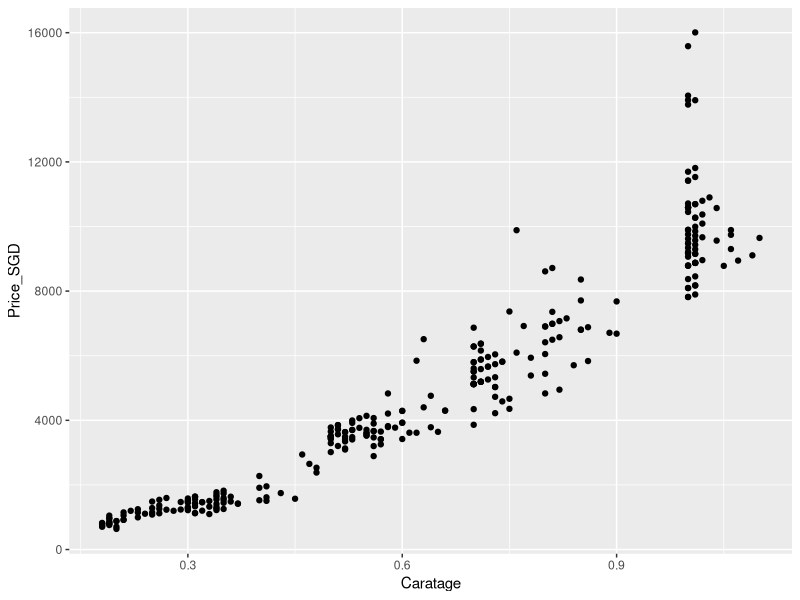
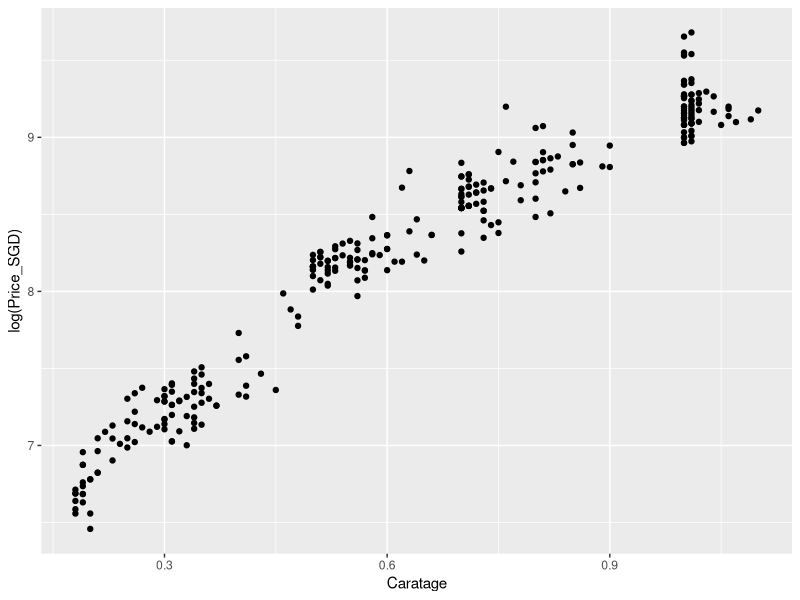
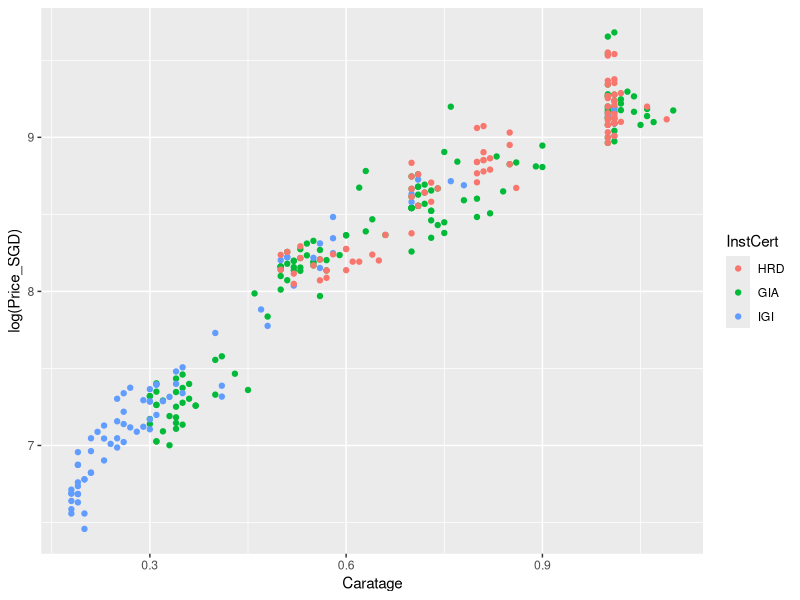
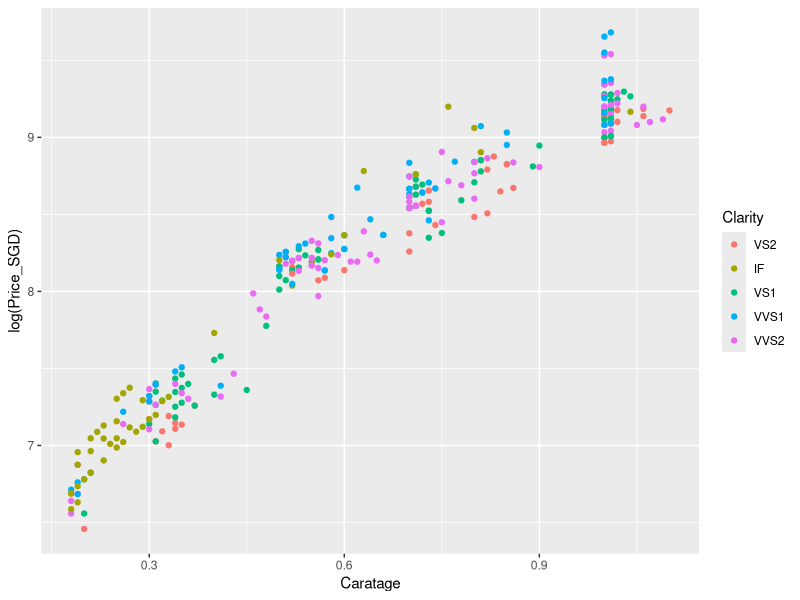

Here is the R script that generated these plots, in order: (Note: this script raises an error after producing the figures.)
library(ggplot2)
library(dplyr)

data <- read.table("./data.txt",quote="\"", comment.char="", stringsAsFactors = T)

# Rename headers from data
names(data) <- c("Caratage", "ColourPurity", "Clarity", "InstCert", "Price_SGD")
data <- data %>% mutate(ColourPurity = relevel(ColourPurity, ref = "I"))
data <- data %>% mutate(Clarity = relevel(Clarity, ref = "VS2"))
data <- data %>% mutate(InstCert = relevel(InstCert, ref = "HRD"))

# Plot price vs caratage
data %>% ggplot(aes(x = Caratage, y = Price_SGD)) + geom_point()

# Plot log price vs caratage (As it is a transformation, we avoid heterocedasticity)
data %>% ggplot(aes(x = Caratage, y = log(Price_SGD))) + geom_point()
data %>% ggplot(aes(x = Caratage, y = log(Price_SGD))) + geom_point(aes(color=InstCert))
data %>% ggplot(aes(x = Caratage, y = log(Price_SGD))) + geom_point(aes(color=Clarity))

# We are going to use log price since the explanatory variable is better
data <- data %>% mutate("Log_Price_SGD" = log(Price_SGD))

lm1 = lm(Log_Price_SGD ~ ., data = data)
lm2 = lm(Log_Price_SGD ~ . - InstCert, data = data)

summary(lm1)
summary(lm2)

anova(lm1, lm2)

## TESTS

# For constant variance
bptest(lm1)

# For independence
dwtest(lm1, alternative="two.sided")

#or
Box.test(residuals(lm1))

# For normality
jarque.bera.test(residuals(lm1))

plot(lm_1)
